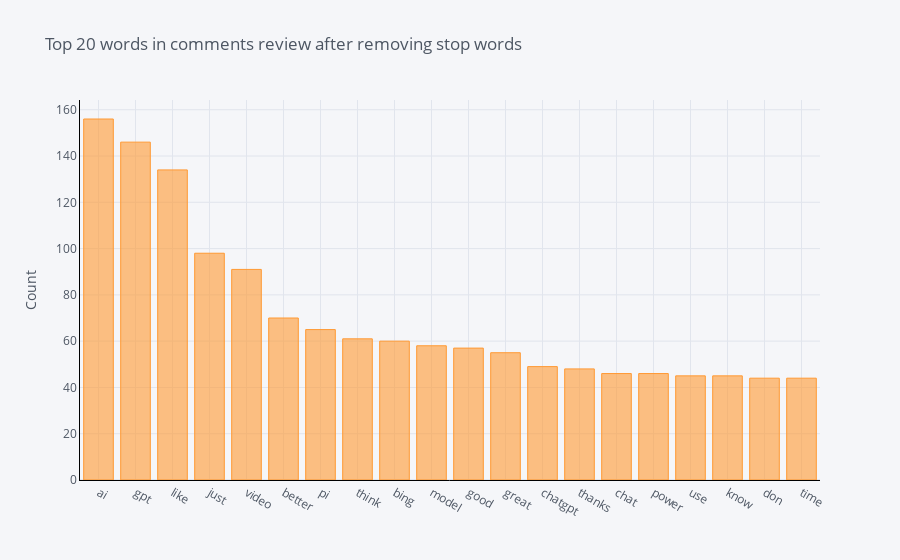
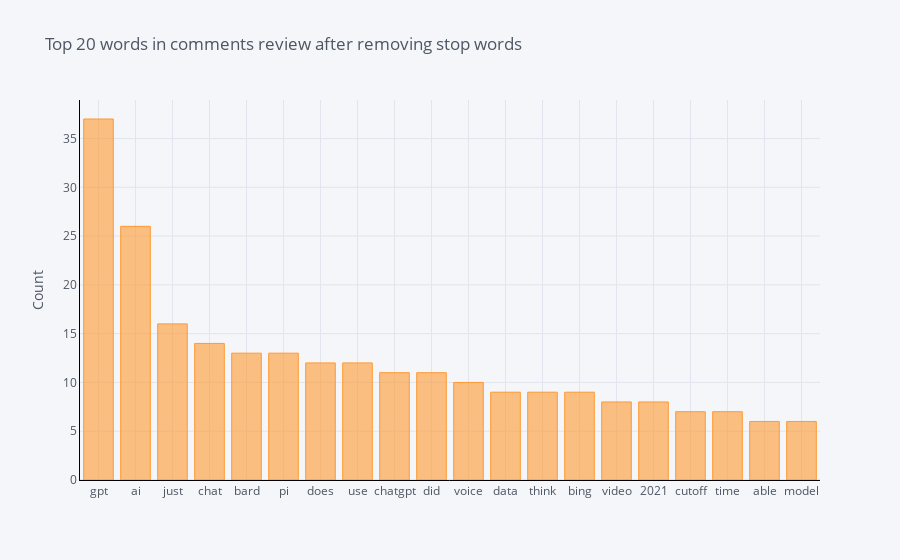
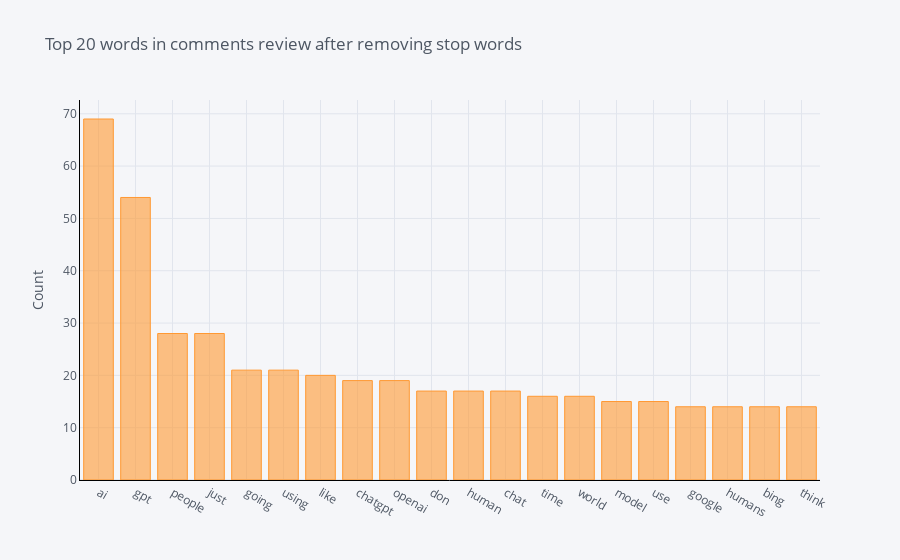

The notebook cell saved with these charts, in order:
### Markdown cell above
# Positive, Neutral and Negative Sentiments at Uni/Bi and Trigram level

### Code cell
# Unigram

def get_top_n_words(corpus, n=None):
        vec = CountVectorizer(stop_words = list(stop_words)).fit(corpus)
        bag_of_words = vec.transform(corpus)
        sum_words = bag_of_words.sum(axis=0) 
        words_freq = [(word, sum_words[0, idx]) for word, idx in vec.vocabulary_.items()]
        words_freq =sorted(words_freq, key = lambda x: x[1], reverse=True)
        return words_freq[:n]

print('Unigrams. From top to bottom: positive, neutral and negative sentiments')    
sent_dfs = [pos_df, neu_df, neg_df]
for df in sent_dfs:
    
    common_words = get_top_n_words(df['text'], 20)
    # for word, freq in common_words:
    #     print(word, freq)
    df2 = pd.DataFrame(common_words, columns = ['CommentsText' , 'count'])
    df2.groupby('CommentsText').sum()['count'].sort_values(ascending=False).iplot(kind='bar', yTitle='Count', linecolor='black', title='Top 20 words in comments review after removing stop words')

### Figure 1 — Plotly figure (JSON) as saved in the notebook; plotly's stock layout.template omitted (floating-point values rounded to 4 significant figures)
{"data": [{"marker": {"color": "rgba(255, 153, 51, 0.6)", "line": {"color": "rgba(255, 153, 51, 1.0)", "width": 1}}, "name": "count", "orientation": "v", "text": "", "type": "bar", "x": ["ai", "gpt", "like", "just", "video", "better", "pi", "think", "bing", "model", "good", "great", "chatgpt", "thanks", "chat", "power", "use", "know", "don", "time"], "y": [156, 146, 134, 98, 91, 70, 65, 61, 60, 58, 57, 55, 49, 48, 46, 46, 45, 45, 44, 44]}], "layout": {"legend": {"bgcolor": "#F5F6F9", "font": {"color": "#4D5663"}}, "paper_bgcolor": "#F5F6F9", "plot_bgcolor": "#F5F6F9", "title": {"font": {"color": "#4D5663"}, "text": "Top 20 words in comments review after removing stop words"}, "xaxis": {"gridcolor": "#E1E5ED", "linecolor": "black", "showgrid": true, "tickfont": {"color": "#4D5663"}, "title": {"font": {"color": "#4D5663"}, "text": ""}, "zerolinecolor": "#E1E5ED"}, "yaxis": {"gridcolor": "#E1E5ED", "linecolor": "black", "showgrid": true, "tickfont": {"color": "#4D5663"}, "title": {"font": {"color": "#4D5663"}, "text": "Count"}, "zerolinecolor": "#E1E5ED"}}}

### Figure 2 — Plotly figure (JSON) as saved in the notebook; plotly's stock layout.template omitted (floating-point values rounded to 4 significant figures)
{"data": [{"marker": {"color": "rgba(255, 153, 51, 0.6)", "line": {"color": "rgba(255, 153, 51, 1.0)", "width": 1}}, "name": "count", "orientation": "v", "text": "", "type": "bar", "x": ["gpt", "ai", "just", "chat", "bard", "pi", "does", "use", "chatgpt", "did", "voice", "data", "think", "bing", "video", "2021", "cutoff", "time", "able", "model"], "y": [37, 26, 16, 14, 13, 13, 12, 12, 11, 11, 10, 9, 9, 9, 8, 8, 7, 7, 6, 6]}], "layout": {"legend": {"bgcolor": "#F5F6F9", "font": {"color": "#4D5663"}}, "paper_bgcolor": "#F5F6F9", "plot_bgcolor": "#F5F6F9", "title": {"font": {"color": "#4D5663"}, "text": "Top 20 words in comments review after removing stop words"}, "xaxis": {"gridcolor": "#E1E5ED", "linecolor": "black", "showgrid": true, "tickfont": {"color": "#4D5663"}, "title": {"font": {"color": "#4D5663"}, "text": ""}, "zerolinecolor": "#E1E5ED"}, "yaxis": {"gridcolor": "#E1E5ED", "linecolor": "black", "showgrid": true, "tickfont": {"color": "#4D5663"}, "title": {"font": {"color": "#4D5663"}, "text": "Count"}, "zerolinecolor": "#E1E5ED"}}}

### Figure 3 — Plotly figure (JSON) as saved in the notebook; plotly's stock layout.template omitted (floating-point values rounded to 4 significant figures)
{"data": [{"marker": {"color": "rgba(255, 153, 51, 0.6)", "line": {"color": "rgba(255, 153, 51, 1.0)", "width": 1}}, "name": "count", "orientation": "v", "text": "", "type": "bar", "x": ["ai", "gpt", "people", "just", "going", "using", "like", "chatgpt", "openai", "don", "human", "chat", "time", "world", "model", "use", "google", "humans", "bing", "think"], "y": [69, 54, 28, 28, 21, 21, 20, 19, 19, 17, 17, 17, 16, 16, 15, 15, 14, 14, 14, 14]}], "layout": {"legend": {"bgcolor": "#F5F6F9", "font": {"color": "#4D5663"}}, "paper_bgcolor": "#F5F6F9", "plot_bgcolor": "#F5F6F9", "title": {"font": {"color": "#4D5663"}, "text": "Top 20 words in comments review after removing stop words"}, "xaxis": {"gridcolor": "#E1E5ED", "linecolor": "black", "showgrid": true, "tickfont": {"color": "#4D5663"}, "title": {"font": {"color": "#4D5663"}, "text": ""}, "zerolinecolor": "#E1E5ED"}, "yaxis": {"gridcolor": "#E1E5ED", "linecolor": "black", "showgrid": true, "tickfont": {"color": "#4D5663"}, "title": {"font": {"color": "#4D5663"}, "text": "Count"}, "zerolinecolor": "#E1E5ED"}}}
